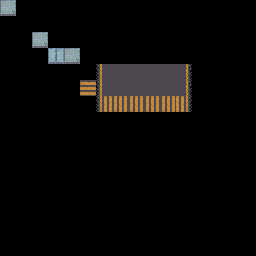

A 2D game scene composited from a Tiled map and its tileset images. What follows is a short description and the map's XML, with every tile layer's data as written:
An orthogonal 16x16 tile map with 16x16 px tiles, 1 tile layer (Tile Layer 1), 2 tilesets.

<map version="1.10" tiledversion="1.11.2" orientation="orthogonal" renderorder="right-down" width="16" height="16" tilewidth="16" tileheight="16" infinite="0" nextlayerid="2" nextobjectid="1">
 <tileset firstgid="1" source="Pavement Tiles.tsx" />
 <tileset firstgid="34" source="Road Tiles.tsx" />
 <layer id="1" name="Tile Layer 1" width="16" height="16">
  <data encoding="csv">
1,0,0,0,0,0,0,0,0,0,0,0,0,0,0,0,
0,0,0,0,0,0,0,0,0,0,0,0,0,0,0,0,
0,0,1,0,0,0,0,0,0,0,0,0,0,0,0,0,
0,0,0,13,1,0,0,0,0,0,0,0,0,0,0,0,
0,0,0,0,0,0,39,34,34,34,34,40,0,0,0,0,
0,0,0,0,0,46,39,34,34,34,34,40,0,0,0,0,
0,0,0,0,0,0,50,51,51,51,51,54,0,0,0,0,
0,0,0,0,0,0,0,0,0,0,0,0,0,0,0,0,
0,0,0,0,0,0,0,0,0,0,0,0,0,0,0,0,
0,0,0,0,0,0,0,0,0,0,0,0,0,0,0,0,
0,0,0,0,0,0,0,0,0,0,0,0,0,0,0,0,
0,0,0,0,0,0,0,0,0,0,0,0,0,0,0,0,
0,0,0,0,0,0,0,0,0,0,0,0,0,0,0,0,
0,0,0,0,0,0,0,0,0,0,0,0,0,0,0,0,
0,0,0,0,0,0,0,0,0,0,0,0,0,0,0,0,
0,0,0,0,0,0,0,0,0,0,0,0,0,0,0,0
</data>
 </layer>
</map>